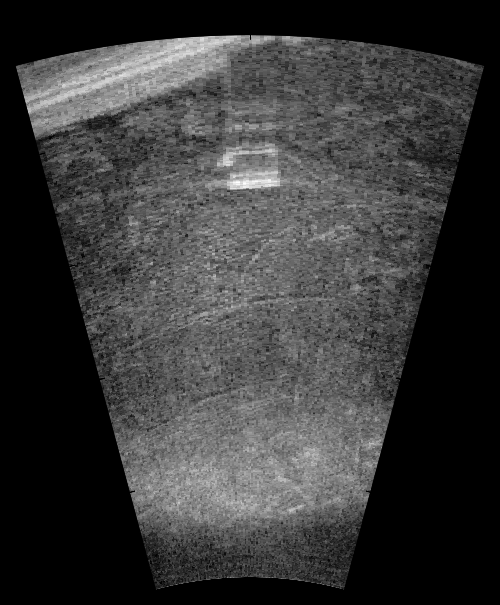
#> input picture sonar/outputs/demo/01_original.png, 500 x 605 px, given in place of marine-debris-aris3k-0.png, which was not available
$ python demo_denoising.py
#> lines starting #> are read from the running program, lines starting #| are printed output that depends on the picture; after the words box and inside, x2 and y2 are one past the last pixel; in counts of white or black regions, pixels touching at a corner belong together; pictures that were not available may be replaced by others from this repository, and a replacement may not be noted
#> in main, image is the input picture: shape (605, 500); min 0, max 255, mean 56.4
#| Image shape: (605, 500)
### sonar/ictineu_denoising.py
from __future__ import annotations

from dataclasses import dataclass

import cv2
import numpy as np


@dataclass
class DenoisedSonar:
    """
    Result of the sonar noise-reduction pipeline.

    original:
        Original grayscale sonar image.

    normalized:
        Intensity-normalized image.

    denoised:
        Image after acoustic-noise reduction.

    enhanced:
        CLAHE-enhanced image.

    background_removed:
        Image after local-background/clutter suppression.

    final:
        Final image passed to the detector.
    """

    original: np.ndarray
    normalized: np.ndarray
    denoised: np.ndarray
    enhanced: np.ndarray
    background_removed: np.ndarray
    final: np.ndarray


def _normalize(image: np.ndarray) -> np.ndarray:
    """
    Normalize an image to uint8 [0, 255].
    """

    image = image.astype(np.float32)

    min_value = float(np.min(image))
#> min_value = 0
    max_value = float(np.max(image))
#> max_value = 255

    if max_value <= min_value:
        return np.zeros_like(
            image,
            dtype=np.uint8,
        )

    normalized = (
        (image - min_value)
        / (max_value - min_value)
    )

    return np.clip(
        normalized * 255.0,
        0,
        255,
    ).astype(np.uint8)


def to_grayscale(image: np.ndarray) -> np.ndarray:
    """
    Convert an input sonar image to grayscale.

    Supports:
        H x W
        H x W x 3
        H x W x 4
    """

    if image is None:
        raise ValueError("Input image cannot be None.")

    if not isinstance(image, np.ndarray):
        raise TypeError(
            "Input image must be a numpy.ndarray."
        )

    if image.ndim == 2:
        gray = image

    elif image.ndim == 3 and image.shape[2] == 3:
        gray = cv2.cvtColor(
            image,
            cv2.COLOR_BGR2GRAY,
        )

    elif image.ndim == 3 and image.shape[2] == 4:
        gray = cv2.cvtColor(
            image,
            cv2.COLOR_BGRA2GRAY,
        )

    else:
        raise ValueError(
            "Expected grayscale, BGR, or BGRA image."
        )

    return _normalize(gray)


def reduce_acoustic_noise(
    gray: np.ndarray,
    median_kernel: int = 3,
    gaussian_kernel: int = 3,
) -> np.ndarray:
    """
    Reduce small isolated acoustic/speckle-like noise
    while preserving target boundaries.

    Median filtering is applied first, followed by
    a light Gaussian filter.
    """
#> called with median_kernel = 3, gaussian_kernel = 3

    if median_kernel < 3 or median_kernel % 2 == 0:
        raise ValueError(
            "median_kernel must be an odd integer >= 3."
        )

    if gaussian_kernel < 3 or gaussian_kernel % 2 == 0:
        raise ValueError(
            "gaussian_kernel must be an odd integer >= 3."
        )

    median = cv2.medianBlur(
        gray,
        median_kernel,
    )

    denoised = cv2.GaussianBlur(
        median,
        (gaussian_kernel, gaussian_kernel),
        0,
    )

    return denoised


def enhance_sonar_contrast(
    image: np.ndarray,
    clip_limit: float = 2.0,
    grid_size: int = 8,
) -> np.ndarray:
    """
    Local contrast enhancement using CLAHE.

    CLAHE is useful for sonar imagery because
    target intensity can vary across the image.
    """
#> called with clip_limit = 2, grid_size = 8

    if clip_limit <= 0:
        raise ValueError(
            "clip_limit must be > 0."
        )

    if grid_size <= 0:
        raise ValueError(
            "grid_size must be > 0."
        )

    clahe = cv2.createCLAHE(
        clipLimit=clip_limit,
        tileGridSize=(
            grid_size,
            grid_size,
        ),
    )

    return clahe.apply(image)
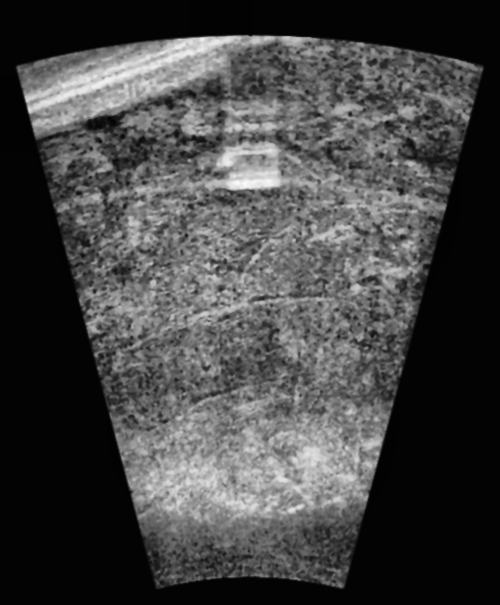
#> returned value: shape (605, 500); min 2, max 250, mean 68.6


def suppress_background_clutter(
    image: np.ndarray,
    background_kernel_size: int = 31,
) -> np.ndarray:
    """
    Suppress slowly varying background/clutter.

    A morphological opening estimates the local
    background. Subtracting it emphasizes localized
    structures such as potential targets.

    This is an image-processing approximation for
    FLS clutter suppression, not a proprietary
    ICTINEU algorithm.
    """
#> called with background_kernel_size = 31

    if background_kernel_size < 3:
        raise ValueError(
            "background_kernel_size must be >= 3."
        )

    if background_kernel_size % 2 == 0:
        background_kernel_size += 1

    kernel = cv2.getStructuringElement(
        cv2.MORPH_ELLIPSE,
        (
            background_kernel_size,
            background_kernel_size,
        ),
    )

    background = cv2.morphologyEx(
        image,
        cv2.MORPH_OPEN,
        kernel,
    )
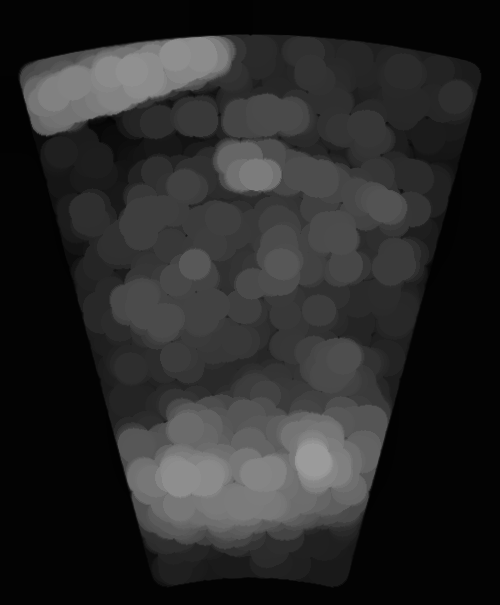
#> background: shape (605, 500); min 2, max 155, mean 40.5

    foreground = cv2.subtract(
        image,
        background,
    )
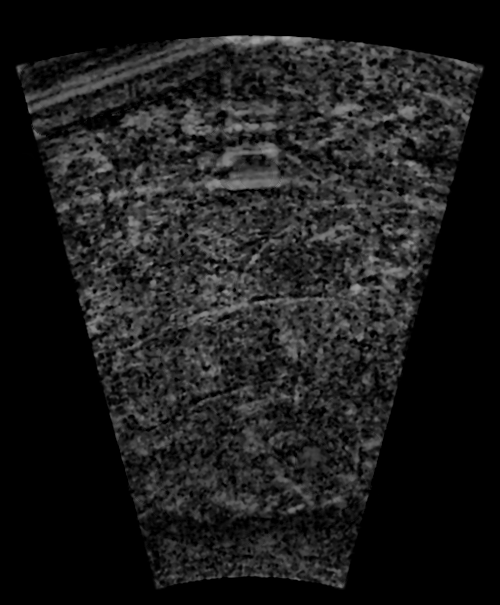
#> foreground: shape (605, 500); min 0, max 169, mean 28.1

    return _normalize(foreground)
#> in _normalize (call 3), `max_value = float(np.max(image))`: max_value = 169
#> in _normalize (call 3), `normalized = ( (image - min_value) / (max_value - min_value) )`:
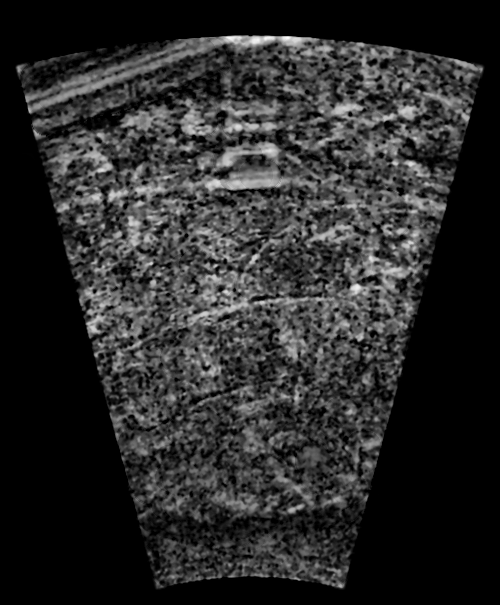
#> normalized: shape (605, 500) float32; min 0, max 1, mean 0.166


def clean_target_mask(
    image: np.ndarray,
    threshold_method: str = "otsu",
) -> np.ndarray:
    """
    Create a cleaned binary mask for potential
    target regions.

    This mask is primarily useful for visualization
    and classical analysis. YOLO remains the primary
    detector.
    """
#> called with threshold_method = 'otsu'

    if threshold_method == "otsu":

        _, mask = cv2.threshold(
            image,
            0,
            255,
            cv2.THRESH_BINARY + cv2.THRESH_OTSU,
        )
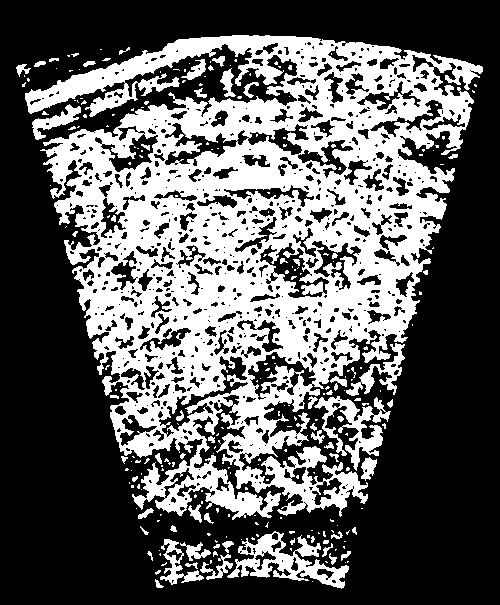
#> mask: shape (605, 500); 36.8% white; 250 white regions (186 under 20 px), largest, box (x1, y1, x2, y2) and area: (25, 35, 483, 520) 100327, (227, 531, 349, 589) 2564, (314, 396, 391, 471) 1920

    elif threshold_method == "adaptive":

        mask = cv2.adaptiveThreshold(
            image,
            255,
            cv2.ADAPTIVE_THRESH_GAUSSIAN_C,
            cv2.THRESH_BINARY,
            31,
            5,
        )

    else:

        raise ValueError(
            "threshold_method must be 'otsu' "
            "or 'adaptive'."
        )

    kernel = cv2.getStructuringElement(
        cv2.MORPH_ELLIPSE,
        (3, 3),
    )

    mask = cv2.morphologyEx(
        mask,
        cv2.MORPH_OPEN,
        kernel,
        iterations=1,
    )
#> mask: shape (605, 500); 35.8% white; 192 white regions (108 under 20 px), largest, box (x1, y1, x2, y2) and area: (25, 35, 483, 520) 92941, (235, 456, 368, 516) 2811, (227, 532, 349, 589) 2117

    mask = cv2.morphologyEx(
        mask,
        cv2.MORPH_CLOSE,
        kernel,
        iterations=1,
    )
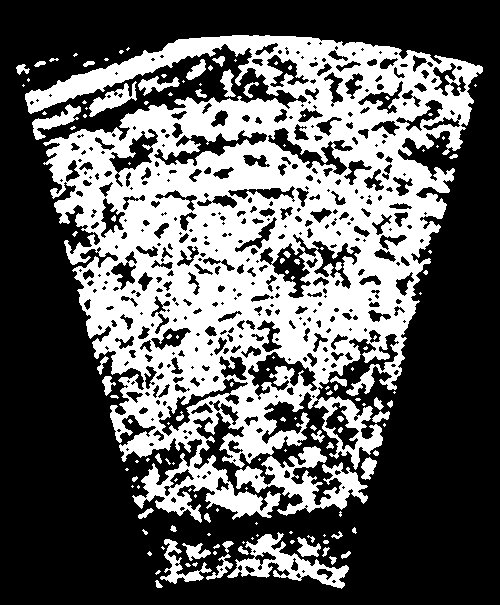
#> mask: shape (605, 500); 37% white; 141 white regions (84 under 20 px), largest, box (x1, y1, x2, y2) and area: (25, 35, 483, 523) 99956, (235, 446, 368, 516) 3419, (227, 532, 349, 589) 2214

    return mask


def denoise_sonar_image(
    image: np.ndarray,
    median_kernel: int = 3,
    gaussian_kernel: int = 3,
    clahe_clip_limit: float = 2.0,
    clahe_grid_size: int = 8,
    background_kernel_size: int = 31,
) -> DenoisedSonar:
    """
    Complete FLS sonar denoising pipeline.

    Pipeline:

        Input
          ↓
        Grayscale
          ↓
        Normalization
          ↓
        Median + Gaussian noise reduction
          ↓
        CLAHE contrast enhancement
          ↓
        Background/clutter suppression
          ↓
        Final normalized sonar image

    The final image can be passed to YOLO.
    """

    original = to_grayscale(image)

    normalized = _normalize(original)

    denoised = reduce_acoustic_noise(
        normalized,
        median_kernel=median_kernel,
        gaussian_kernel=gaussian_kernel,
    )

    enhanced = enhance_sonar_contrast(
        denoised,
        clip_limit=clahe_clip_limit,
        grid_size=clahe_grid_size,
    )

    background_removed = suppress_background_clutter(
        enhanced,
        background_kernel_size=background_kernel_size,
    )

    final = _normalize(background_removed)

    return DenoisedSonar(
        original=original,
        normalized=normalized,
        denoised=denoised,
        enhanced=enhanced,
        background_removed=background_removed,
        final=final,
    )

### sonar/demo_denoising.py
from pathlib import Path

import cv2
import numpy as np

from .ictineu_denoising import (
    denoise_sonar_image,
    clean_target_mask,
)


# ============================================================
# PATHS
# ============================================================

IMAGE_PATH = Path(
    "data/sonar/data/raw/"
    "marine-debris-watertank-release/"
    "fls-images/"
    "marine-debris-aris3k-0.png"
)

OUTPUT_DIR = Path(
    "sonar/outputs/demo"
)


# ============================================================
# MAIN
# ============================================================

def main():

    OUTPUT_DIR.mkdir(
        parents=True,
        exist_ok=True,
    )

    print("=" * 60)
    print("SONAR DENOISING DEMO")
    print("=" * 60)

    # --------------------------------------------------------
    # LOAD IMAGE
    # --------------------------------------------------------

    image = cv2.imread(
        str(IMAGE_PATH),
        cv2.IMREAD_UNCHANGED,
    )

    if image is None:
        raise FileNotFoundError(
            f"Could not load image:\n{IMAGE_PATH}"
        )

    print(f"Input image: {IMAGE_PATH}")
    print(f"Image shape: {image.shape}")

    # --------------------------------------------------------
    # DENOISING
    # --------------------------------------------------------

    result = denoise_sonar_image(
        image
    )

    # --------------------------------------------------------
    # SAVE ORIGINAL
    # --------------------------------------------------------

    cv2.imwrite(
        str(
            OUTPUT_DIR / "01_original.png"
        ),
        result.original,
    )

    # --------------------------------------------------------
    # SAVE DENOISED
    # --------------------------------------------------------

    cv2.imwrite(
        str(
            OUTPUT_DIR / "02_denoised.png"
        ),
        result.final,
    )

    # --------------------------------------------------------
    # SAVE MASK
    # --------------------------------------------------------

    mask = clean_target_mask(
        result.final
    )

    cv2.imwrite(
        str(
            OUTPUT_DIR / "03_mask.png"
        ),
        mask,
    )

    # --------------------------------------------------------
    # CREATE SIDE-BY-SIDE COMPARISON
    # --------------------------------------------------------

    original = result.original
    denoised = result.final

    # Make sure both have identical dimensions.
    if original.shape != denoised.shape:
        denoised = cv2.resize(
            denoised,
            (
                original.shape[1],
                original.shape[0],
            ),
        )

    comparison = np.hstack(
        [
            original,
            denoised,
        ]
    )
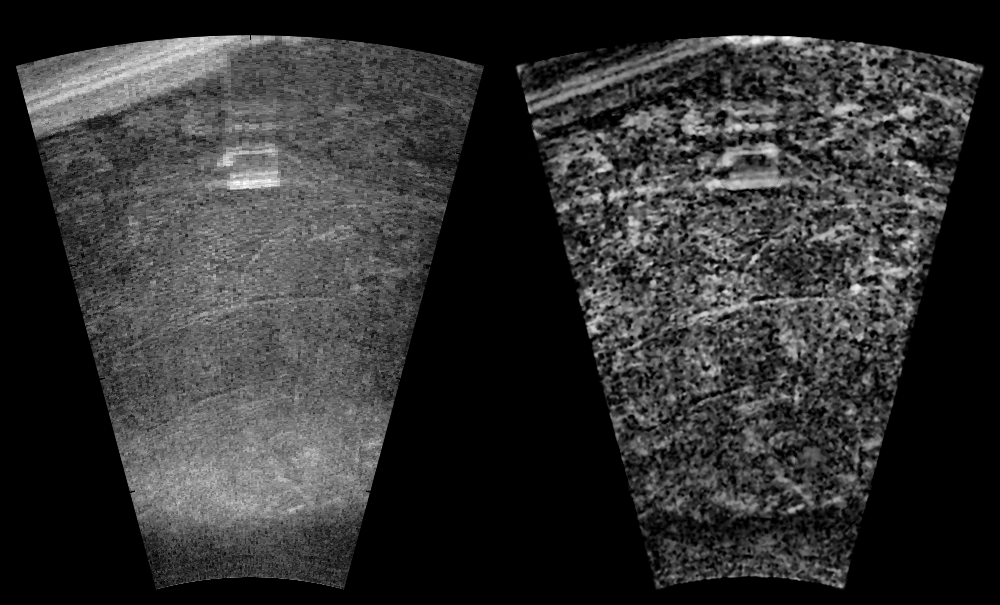
#> comparison: shape (605, 1000); min 0, max 255, mean 49.3

    cv2.imwrite(
        str(
            OUTPUT_DIR / "04_comparison.png"
        ),
        comparison,
    )

    print()
    print("Denoising complete.")
    print()
    print("Generated files:")

    for file in sorted(
        OUTPUT_DIR.glob("*.png")
    ):
        print(f"  {file}")

    print()
    print("=" * 60)


if __name__ == "__main__":
    main()
